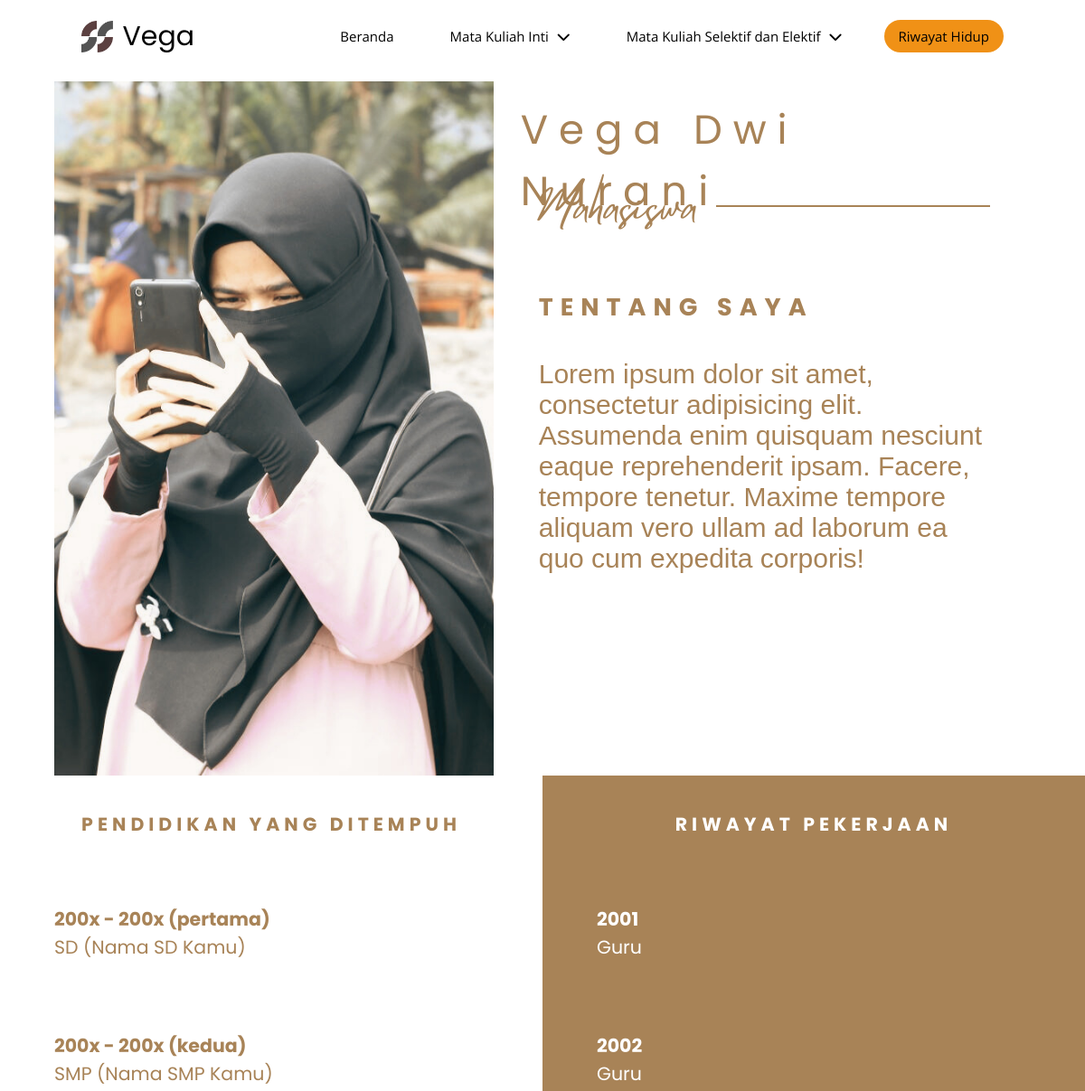
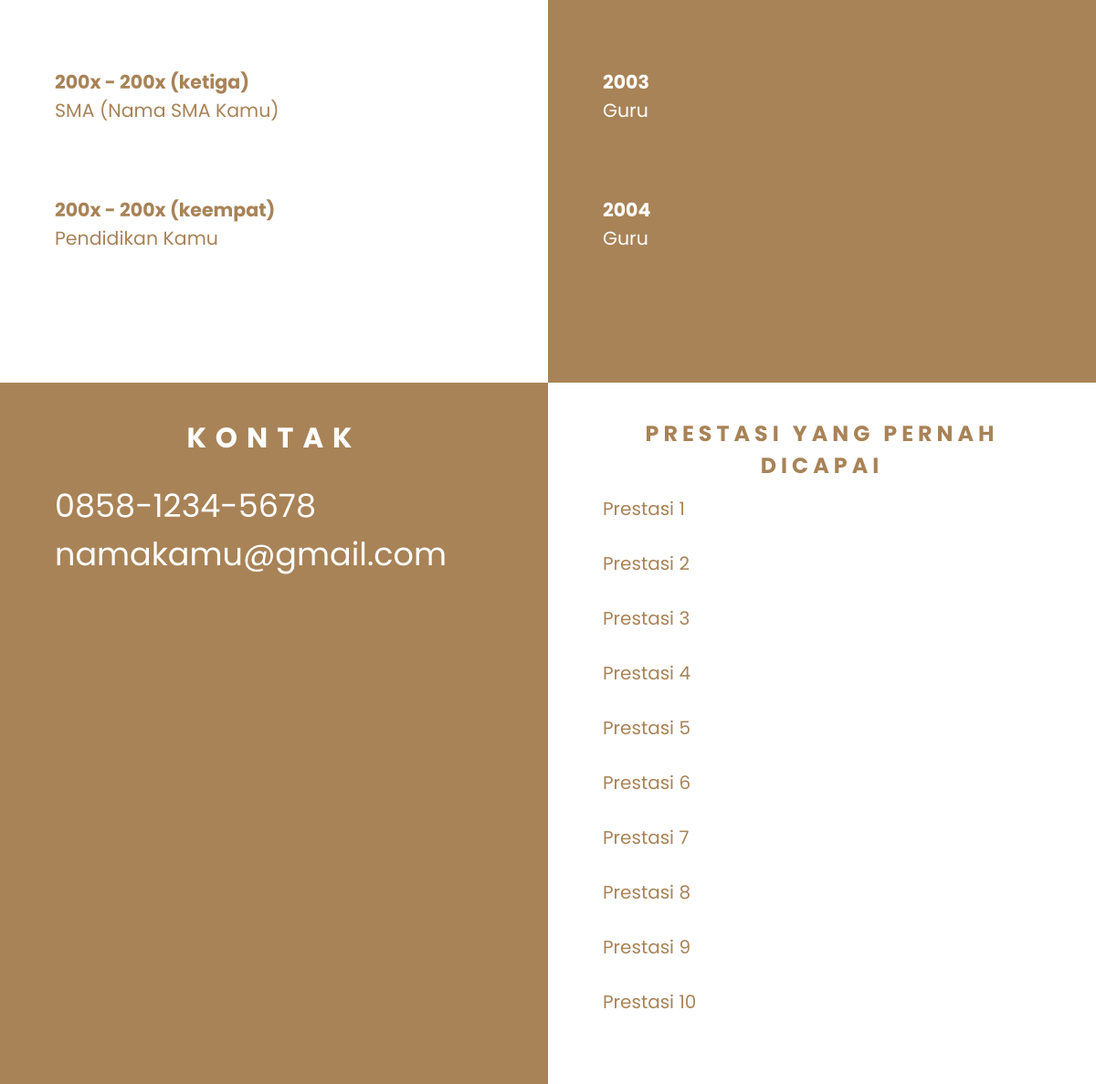
The page /riwayat_hidup/ on the database its author committed (2 pictures, top to bottom).
### riwayat_hidup/models.py (models this page shows, shortened)
class about(models.Model):
    about_my_self = models.TextField(default='')

class tahun_pendidikan_satu(models.Model):
    tahun_pendidikan_1 = models.TextField(default='')
    sekolah_pendidikan_1 = models.TextField(default='')

class tahun_pendidikan_dua(models.Model):
    tahun_pendidikan_2 = models.TextField(default='')
    sekolah_pendidikan_2 = models.TextField(default='')

class tahun_pendidikan_tiga(models.Model):
    tahun_pendidikan_3 = models.TextField(default='')
    sekolah_pendidikan_3 = models.TextField(default='')

class tahun_pendidikan_empat(models.Model):
    tahun_pendidikan_4 = models.TextField(default='')
    sekolah_pendidikan_4 = models.TextField(default='')

class pekerjaan_pertama(models.Model):
    pekerjaan_tahun_1 = models.TextField(default='')
    pekerjaan_1 = models.TextField(default='')

class pekerjaan_kedua(models.Model):
    pekerjaan_tahun_2 = models.TextField(default='')
    pekerjaan_2 = models.TextField(default='')

class pekerjaan_ketiga(models.Model):
    pekerjaan_tahun_3 = models.TextField(default='')
    pekerjaan_3 = models.TextField(default='')

class pekerjaan_keempat(models.Model):
    pekerjaan_tahun_4 = models.TextField(default='')
    pekerjaan_4 = models.TextField(default='')

class kontak(models.Model):
    nomor = models.TextField(default='')
    email = models.TextField(default='')

class prestasi(models.Model):
    prestasi_1 = models.TextField(default='', null=True, blank=True)
    prestasi_2 = models.TextField(default='', null=True, blank=True)
    prestasi_3 = models.TextField(default='', null=True, blank=True)
    prestasi_4 = models.TextField(default='', null=True, blank=True)
    prestasi_5 = models.TextField(default='', null=True, blank=True)
    prestasi_6 = models.TextField(default='', null=True, blank=True)
    prestasi_7 = models.TextField(default='', null=True, blank=True)
    prestasi_8 = models.TextField(default='', null=True, blank=True)
    prestasi_9 = models.TextField(default='', null=True, blank=True)
    prestasi_10 = models.TextField(default='', null=True, blank=True)

### riwayat_hidup/views.py (the view)
# urls.py: path('', views.riwayat_hidup,name="riwayat_hidup"),
def riwayat_hidup(request):
    aboutSelf = about.objects.first()  # Mendapatkan objek mymodel pertama
    tahunPendidikanSatu = tahun_pendidikan_satu.objects.first().tahun_pendidikan_1
    sekolahPendidikanSatu = tahun_pendidikan_satu.objects.first().sekolah_pendidikan_1
    tahunPendidikanDua = tahun_pendidikan_dua.objects.first().tahun_pendidikan_2
    sekolahPendidikanDua = tahun_pendidikan_dua.objects.first().sekolah_pendidikan_2
    tahunPendidikanTiga = tahun_pendidikan_tiga.objects.first().tahun_pendidikan_3
    sekolahPendidikanTiga = tahun_pendidikan_tiga.objects.first().sekolah_pendidikan_3
    tahunPendidikanEmpat = tahun_pendidikan_empat.objects.first().tahun_pendidikan_4
    sekolahPendidikanEmpat = tahun_pendidikan_empat.objects.first().sekolah_pendidikan_4
    pekerjaanTahunPertama = ''
    pekerjaanPertama = ''
    obj_pekerjaan_Pertama = pekerjaan_pertama.objects.first()
    if obj_pekerjaan_Pertama:
        pekerjaanTahunPertama = obj_pekerjaan_Pertama.pekerjaan_tahun_1
        pekerjaanPertama = obj_pekerjaan_Pertama.pekerjaan_1
    pekerjaanTahunKedua = ''
    pekerjaanKedua = ''
    obj_pekerjaan_Kedua = pekerjaan_kedua.objects.first()
    if obj_pekerjaan_Kedua:
        pekerjaanTahunKedua = obj_pekerjaan_Kedua.pekerjaan_tahun_2
        pekerjaanKedua = obj_pekerjaan_Kedua.pekerjaan_2
    pekerjaanTahunKetiga = ''
    pekerjaanKetiga = ''
    obj_pekerjaan_Ketiga = pekerjaan_ketiga.objects.first()
    if obj_pekerjaan_Ketiga:
        pekerjaanTahunKetiga = obj_pekerjaan_Ketiga.pekerjaan_tahun_3
        pekerjaanKetiga = obj_pekerjaan_Ketiga.pekerjaan_3
    pekerjaanTahunKeempat = ''
    pekerjaanKeempat = ''
    obj_pekerjaan_keempat = pekerjaan_keempat.objects.first()
    if obj_pekerjaan_keempat:
        pekerjaanTahunKeempat = obj_pekerjaan_keempat.pekerjaan_tahun_4
        pekerjaanKeempat = obj_pekerjaan_keempat.pekerjaan_4
    no = kontak.objects.first().nomor
    email = kontak.objects.first().email
    prestasiPertama = ''
    obj_prestasi_pertama = prestasi.objects.first()
    if obj_prestasi_pertama:
        prestasiPertama = obj_prestasi_pertama.prestasi_1
    prestasiKedua = ''
    obj_prestasi_pertama = prestasi.objects.first()
    if obj_prestasi_pertama:
        prestasiKedua = obj_prestasi_pertama.prestasi_2
    prestasiKetiga = ''
    obj_prestasi_pertama = prestasi.objects.first()
    if obj_prestasi_pertama:
        prestasiKetiga = obj_prestasi_pertama.prestasi_3
    prestasiKeempat = ''
    obj_prestasi_pertama = prestasi.objects.first()
    if obj_prestasi_pertama:
        prestasiKeempat = obj_prestasi_pertama.prestasi_4
    prestasiKelima = ''
    obj_prestasi_pertama = prestasi.objects.first()
    if obj_prestasi_pertama:
        prestasiKelima = obj_prestasi_pertama.prestasi_5
    prestasiKeenam = ''
    obj_prestasi_pertama = prestasi.objects.first()
    if obj_prestasi_pertama:
        prestasiKeenam = obj_prestasi_pertama.prestasi_6
    prestasiKetujuh = ''
    obj_prestasi_pertama = prestasi.objects.first()
    if obj_prestasi_pertama:
        prestasiKetujuh = obj_prestasi_pertama.prestasi_7
    prestasiKedelapan = ''
    obj_prestasi_pertama = prestasi.objects.first()
    if obj_prestasi_pertama:
        prestasiKedelapan = obj_prestasi_pertama.prestasi_8
    prestasiKesembilan = ''
    obj_prestasi_pertama = prestasi.objects.first()
    if obj_prestasi_pertama:
        prestasiKesembilan = obj_prestasi_pertama.prestasi_9
    prestasiKesepuluh = ''
    obj_prestasi_pertama = prestasi.objects.first()
    if obj_prestasi_pertama:
        prestasiKesepuluh = obj_prestasi_pertama.prestasi_10
    context = {
        'about': aboutSelf,
        'tahunPendidikanSatu': tahunPendidikanSatu,
        'sekolahPendidikanSatu': sekolahPendidikanSatu,
        'tahunPendidikanDua' : tahunPendidikanDua,
        'sekolahPendidikanDua': sekolahPendidikanDua,
        'tahunPendidikanTiga' : tahunPendidikanTiga,
        'sekolahPendidikanTiga': sekolahPendidikanTiga,
        'tahunPendidikanEmpat' : tahunPendidikanEmpat,
        'sekolahPendidikanEmpat': sekolahPendidikanEmpat,
        'pekerjaanTahunPertama' : pekerjaanTahunPertama,
        'pekerjaanPertama' : pekerjaanPertama,
        'pekerjaanTahunKedua' : pekerjaanTahunKedua,
        'pekerjaanKedua' : pekerjaanKedua,
        'pekerjaanTahunKetiga' : pekerjaanTahunKetiga,
        'pekerjaanKetiga' : pekerjaanKetiga,
        'pekerjaanTahunKeempat' : pekerjaanTahunKeempat,
        'pekerjaanKeempat' : pekerjaanKeempat,
        'noHp' : no,
        'email' : email,
        'prestasiPertama' : prestasiPertama,
        'prestasiKedua' : prestasiKedua,
        'prestasiKetiga' : prestasiKetiga,
        'prestasiKeempat' : prestasiKeempat,
        'prestasiKelima' : prestasiKelima,
        'prestasiKeenam' : prestasiKeenam,
        'prestasiKetujuh' : prestasiKetujuh,
        'prestasiKedelapan' : prestasiKedelapan,
        'prestasiKesembilan' : prestasiKesembilan,
        'prestasiKesepuluh' : prestasiKesepuluh,
    }
    return render(request, 'riwayat_hidup.html', context)

### templates/riwayat_hidup.html (shortened to what this page needs)
<!DOCTYPE html>
<html lang="en">
<head>
    <link rel="stylesheet" href="/static/css/riwayat_hidup.css">
</head>
<body>
    {% include 'templates/navbar.html' %}
    <section id="hero">
        <div class="leftSide">
            <img src="/static/images/foto.jpg" alt="">
        </div>
        <div class="rightSide">
            <div class="nama">
                <h2>Vega Dwi Nurani</h2>
            </div>
            <div class="job">
                <h3>Mahasiswa</h3>
                <div class="hr-line"></div>
            </div>
            <div class="subJudul">
                <h3>TENTANG SAYA</h3>
            </div>
            <div class="text">
                <p>{{ about.about_my_self }}</p>
            </div>
        </div>
    </section>
    <section id="hero2">
        <div class="leftSide2">
            <div class="wrapper_leftSide2">
                <div class="pendidikan">
                    <h2>PENDIDIKAN YANG DITEMPUH</h2>
                </div>
                <div class="inner_wrapper_leftSide2">
                    <h3>{{ tahunPendidikanSatu }}</h3>
                    <p> {{ sekolahPendidikanSatu }} </p>
                </div>
                <div class="inner_wrapper_leftSide2">
                    <h3>{{ tahunPendidikanDua }}</h3>
                    <p>{{ sekolahPendidikanDua }}</p>
                </div>
                <div class="inner_wrapper_leftSide2">
                    <h3>{{ tahunPendidikanTiga }}</h3>
                    <p> {{ sekolahPendidikanTiga }} </p>
                </div>
                <div class="inner_wrapper_leftSide2">
                    <h3>{{ tahunPendidikanEmpat }}</h3>
                    <p> {{ sekolahPendidikanEmpat }} </p>
                </div>
            </div>
        </div>
        <div class="rightSide2">
            <div class="wrapper_rightSide2">
                <div class="pengalaman">
                    <h2>RIWAYAT PEKERJAAN</h2>
                </div>
                <div class="inner_wrapper_rightSide2">
                    <div class="tahunPekerjaan">
                        <h3>{{pekerjaanTahunPertama}}</h3>
                    </div>
                    <div class="pekerjaan">
                        <p>{{pekerjaanPertama}}</p>
                    </div>
                </div>
                <div class="inner_wrapper_rightSide2">
                    <div class="tahunPekerjaan">
                        <h3>{{pekerjaanTahunKedua}}</h3>
                    </div>
                    <div class="pekerjaan">
                        <p>{{pekerjaanKedua}}</p>
                    </div>
                </div>
                <div class="inner_wrapper_rightSide2">
                    <div class="tahunPekerjaan">
                        <h3>{{pekerjaanTahunKetiga}}</h3>
                    </div>
                    <div class="pekerjaan">
                        <p>{{pekerjaanKetiga}}</p>
                    </div>
                </div>
                <div class="inner_wrapper_rightSide2">
                    <div class="tahunPekerjaan">
                        <h3>{{pekerjaanTahunKeempat}}</h3>
                    </div>
                    <div class="pekerjaan">
                        <p>{{pekerjaanKeempat}}</p>
                    </div>
                </div>
            </div>
        </div>
    </section>
    <section id="hero3">
        <div class="leftSide3">
            <div class="wrapper_leftSide3">
                <div class="kontak">
                    <h2>KONTAK</h2>
                </div>
                <div class="inner_wrapper_leftSide3">
                    <h3>{{noHp}}</h3>
                    <h3>{{email}}</h3>
                </div>
            </div>
        </div>
        <div class="rightSide3">
            <div class="wrapper_rightSide3">
                <div class="prestasi">
                    <h2>PRESTASI YANG PERNAH DICAPAI</h2>
                </div>
                <div class="inner_wrapper_rightSide3">
                    <p>{{prestasiPertama}}</p>
                    <p>{{prestasiKedua}}</p>
                    <p>{{prestasiKetiga}}</p>
                    <p>{{prestasiKeempat}}</p>
                    <p>{{prestasiKelima}}</p>
                    <p>{{prestasiKeenam}}</p>
                    <p>{{prestasiKetujuh}}</p>
                    <p>{{prestasiKedelapan}}</p>
                    <p>{{prestasiKesembilan}}</p>
                    <p>{{prestasiKesepuluh}}</p>
                </div>
            </div>
        </div>
    </section>
</body>
</html>

### templates/navbar.html (shortened to what this page needs)
<!DOCTYPE html>
<html lang="en">
<head>
    <link rel="stylesheet" href="/static/css/navbar.css">
    <link
    rel="stylesheet"
    href="https://cdnjs.cloudflare.com/ajax/libs/font-awesome/6.3.0/css/all.min.css"
    />
    <link
    rel="stylesheet"
    href="https://cdnjs.cloudflare.com/ajax/libs/animate.css/4.1.1/animate.min.css"
    />
</head>
<body>
    <div class="navbar">
        <div class="leftNav">
            <a href="{% url 'home' %}">
                <img src="/static/images/Desain_tanpa_judul__5_-removebg-preview.png" alt="">
            </a>
            <a href="{% url 'home' %}">Vega</a>
        </div>
        <div class="rightNav">
            <li>
                <a href="{% url 'home' %}">Beranda</a>
            </li>
            <li>
                <a href="{% url 'kuliah_inti' %}">
                    Mata Kuliah Inti
                    <i class="fa-solid fa-chevron-down"></i>
                </a>
            </li>
            <li>
                <a href="{% url 'kuliah_selektif' %}">
                    Mata Kuliah Selektif dan Elektif
                    <i class="fa-solid fa-chevron-down"></i>
                </a>
            </li>
            <li><a href="{% url 'riwayat_hidup' %}">Riwayat Hidup</a></li>
        </div>
    </div>
</body>
</html>

### static/css/navbar.css (style rules this page uses)
* { margin: 0; padding: 0; box-sizing: border-box; }
.navbar { width: 85%; height: 60px; background: none; position: fixed; top: 10px; display: flex; justify-content: center; align-items: center; z-index: 999; margin-bottom: 40px; }
.leftNav { position: absolute; left: 0; width: 125px; height: 100%; display: inline-flex; justify-content: center; align-items: center; }
.leftNav a:nth-child(1) { width: 35px; height: 35px; position: absolute; left: 0; }
.leftNav img { width: 100%; height: 100%; object-fit: cover; }
.leftNav a:nth-child(2) { position: absolute; right: 0; font-size: 30px; text-decoration: none; font-family: 'Poppins',sans-serif; font-weight: 400; }
.rightNav { position: absolute; display: inline-flex; justify-content: flex-end; align-items: center; gap: 30px; right: 0; list-style: none; height: 100%; width: 750px; }
.rightNav li { padding: 0.5rem 1rem; border-radius: 30px; }
.rightNav a { font-size: 15px; font-family: 'Open Sans',sans-serif; text-decoration: none; font-weight: 400; }
.rightNav i { font-size: 15px; margin-left: 5px; }
.rightNav li:nth-child(2), li:nth-child(3) { position: relative; }

### rows shown on the page
about: about_my_self "Lorem ipsum dolor sit amet, consectetur adipisicing elit. Assumenda enim quisquam nesciunt eaque reprehenderit ipsam. Facere, tempore tenetur. Maxime tempore aliquam vero ullam ad laborum ea quo cum expedita corporis!"
tahun_pendidikan_satu: tahun_pendidikan_1 "200x - 200x (pertama)", sekolah_pendidikan_1 "SD (Nama SD Kamu)"
tahun_pendidikan_dua: tahun_pendidikan_2 "200x - 200x (kedua)", sekolah_pendidikan_2 "SMP (Nama SMP Kamu)"
tahun_pendidikan_tiga: tahun_pendidikan_3 "200x - 200x (ketiga)", sekolah_pendidikan_3 "SMA (Nama SMA Kamu)"
tahun_pendidikan_empat: tahun_pendidikan_4 "200x - 200x (keempat)", sekolah_pendidikan_4 "Pendidikan Kamu"
pekerjaan_pertama: pekerjaan_tahun_1 "2001", pekerjaan_1 "Guru"
pekerjaan_kedua: pekerjaan_tahun_2 "2002", pekerjaan_2 "Guru"
pekerjaan_ketiga: pekerjaan_tahun_3 "2003", pekerjaan_3 "Guru"
pekerjaan_keempat: pekerjaan_tahun_4 "2004", pekerjaan_4 "Guru"
kontak: nomor "0858-1234-5678", email "namakamu@gmail.com"
prestasi: prestasi_1 "Prestasi 1", prestasi_2 "Prestasi 2", prestasi_3 "Prestasi 3", prestasi_4 "Prestasi 4", prestasi_5 "Prestasi 5", prestasi_6 "Prestasi 6", prestasi_7 "Prestasi 7", prestasi_8 "Prestasi 8", prestasi_9 "Prestasi 9", prestasi_10 "Prestasi 10"
